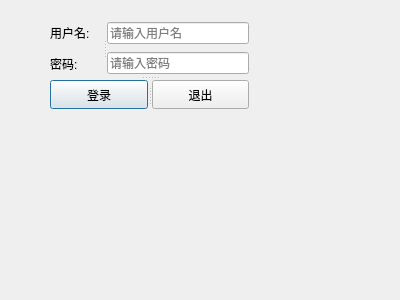
<?xml version="1.0" encoding="UTF-8"?>
<ui version="4.0">
 <class>LoginDialog</class>
 <widget class="QDialog" name="LoginDialog">
  <property name="geometry">
   <rect>
    <x>0</x>
    <y>0</y>
    <width>400</width>
    <height>300</height>
   </rect>
  </property>
  <property name="windowTitle">
   <string>Dialog</string>
  </property>
  <widget class="QSplitter" name="splitter_3">
   <property name="geometry">
    <rect>
     <x>50</x>
     <y>20</y>
     <width>199</width>
     <height>89</height>
    </rect>
   </property>
   <property name="orientation">
    <enum>Qt::Vertical</enum>
   </property>
   <widget class="QSplitter" name="splitter">
    <property name="orientation">
     <enum>Qt::Horizontal</enum>
    </property>
    <widget class="QWidget" name="verticalLayoutWidget_2">
     <layout class="QVBoxLayout" name="verticalLayout_2">
      <item>
       <widget class="QLabel" name="label">
        <property name="text">
         <string>用户名:</string>
        </property>
       </widget>
      </item>
      <item>
       <widget class="QLabel" name="label_2">
        <property name="text">
         <string>密码:</string>
        </property>
       </widget>
      </item>
     </layout>
    </widget>
    <widget class="QWidget" name="verticalLayoutWidget">
     <layout class="QVBoxLayout" name="verticalLayout">
      <item>
       <widget class="QLineEdit" name="usrLineEdit">
        <property name="placeholderText">
         <string>请输入用户名</string>
        </property>
       </widget>
      </item>
      <item>
       <widget class="QLineEdit" name="pwdLineEdit">
        <property name="echoMode">
         <enum>QLineEdit::Password</enum>
        </property>
        <property name="placeholderText">
         <string>请输入密码</string>
        </property>
       </widget>
      </item>
     </layout>
    </widget>
   </widget>
   <widget class="QSplitter" name="splitter_2">
    <property name="orientation">
     <enum>Qt::Horizontal</enum>
    </property>
    <widget class="QPushButton" name="loginBtn">
     <property name="text">
      <string>登录</string>
     </property>
    </widget>
    <widget class="QPushButton" name="exitBtn">
     <property name="text">
      <string>退出</string>
     </property>
    </widget>
   </widget>
  </widget>
 </widget>
 <resources/>
 <connections>
  <connection>
   <sender>exitBtn</sender>
   <signal>clicked()</signal>
   <receiver>LoginDialog</receiver>
   <slot>close()</slot>
   <hints>
    <hint type="sourcelabel">
     <x>199</x>
     <y>95</y>
    </hint>
    <hint type="destinationlabel">
     <x>199</x>
     <y>149</y>
    </hint>
   </hints>
  </connection>
 </connections>
</ui>
